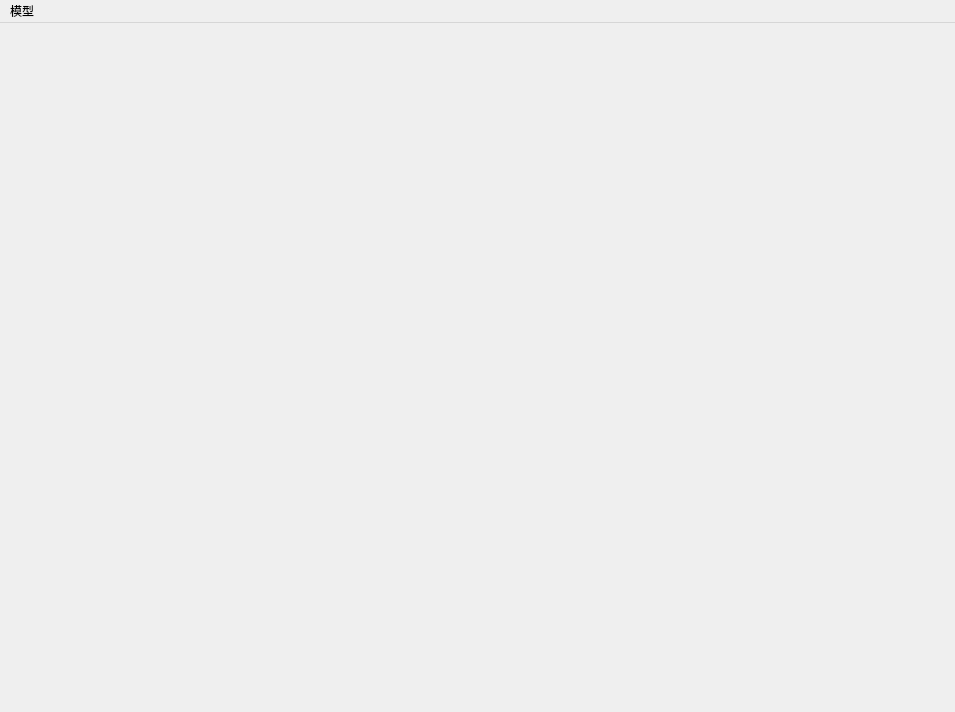
<?xml version="1.0" encoding="UTF-8"?>
<ui version="4.0">
 <class>hzd::Editor</class>
 <widget class="QMainWindow" name="hzd::Editor">
  <property name="windowModality">
   <enum>Qt::NonModal</enum>
  </property>
  <property name="geometry">
   <rect>
    <x>0</x>
    <y>0</y>
    <width>955</width>
    <height>712</height>
   </rect>
  </property>
  <property name="windowTitle">
   <string>Editor</string>
  </property>
  <property name="windowOpacity">
   <double>1.000000000000000</double>
  </property>
  <property name="toolTipDuration">
   <number>-3</number>
  </property>
  <property name="autoFillBackground">
   <bool>false</bool>
  </property>
  <property name="styleSheet">
   <string notr="true"/>
  </property>
  <property name="documentMode">
   <bool>false</bool>
  </property>
  <property name="dockNestingEnabled">
   <bool>false</bool>
  </property>
  <widget class="QWidget" name="centralwidget">
   <layout class="QVBoxLayout" name="verticalLayout_2">
    <item>
     <layout class="QVBoxLayout" name="verticalLayout"/>
    </item>
   </layout>
  </widget>
  <widget class="QMenuBar" name="menubar">
   <property name="geometry">
    <rect>
     <x>0</x>
     <y>0</y>
     <width>955</width>
     <height>26</height>
    </rect>
   </property>
   <widget class="QMenu" name="menu">
    <property name="title">
     <string>模型</string>
    </property>
    <addaction name="loadAction"/>
    <addaction name="saveAnotherAction"/>
    <addaction name="saveAction"/>
   </widget>
   <addaction name="menu"/>
  </widget>
  <action name="loadAction">
   <property name="text">
    <string>加载模型...</string>
   </property>
  </action>
  <action name="saveAnotherAction">
   <property name="text">
    <string>另存为...</string>
   </property>
  </action>
  <action name="saveAction">
   <property name="text">
    <string>保存</string>
   </property>
  </action>
 </widget>
 <resources/>
 <connections/>
</ui>
